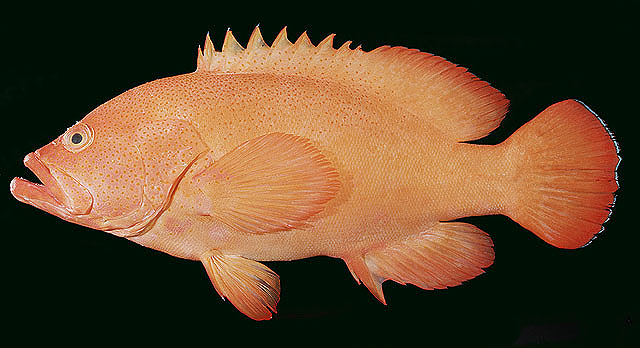
#> input picture shared_data/randalls_fish/Cephalopholis aurantia_Ceaur_u3.jpg, 640 x 348 px; its folder holds only this picture in this run
$ python optional_image_transformations.py
#> lines starting #> are read from the running program, lines starting #| are printed output that depends on the picture
"""Optional image transformations adapted from the previous assignment."""

from pathlib import Path

import matplotlib.pyplot as plt
from PIL import Image, ImageOps


PREP_DIR = Path(__file__).resolve().parents[1]
image_path = sorted((PREP_DIR / "shared_data" / "randalls_fish").glob("*.jpg"))[0]

with Image.open(image_path) as opened_image:
#> opened_image is the input picture: PIL image 640x348 RGB; mean R, G, B 97.4, 71.5, 44.9
    original = opened_image.convert("RGB")

resized = original.resize((224, 224))
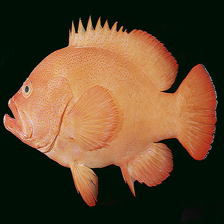
#> resized: PIL image 224x224 RGB; mean R, G, B 97.4, 71.5, 44.9
grayscale = ImageOps.grayscale(original)
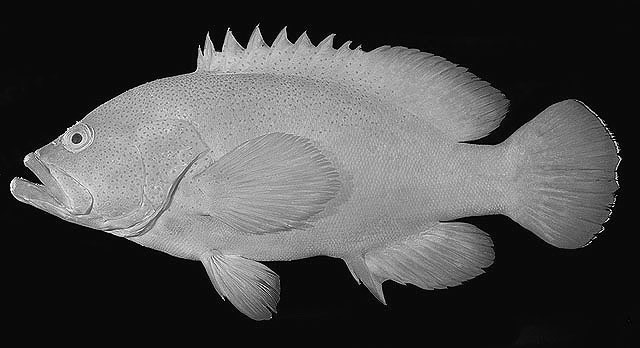
#> grayscale: PIL image 640x348 L; min 0, max 255, mean 76.1
flipped = ImageOps.mirror(original)
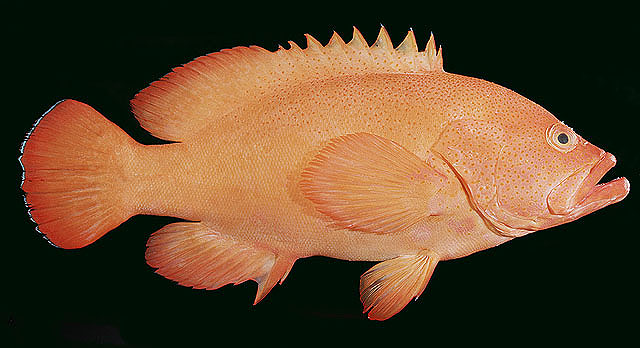
#> flipped: PIL image 640x348 RGB; mean R, G, B 97.4, 71.5, 44.9

width, height = original.size
#> width = 640; height = 348
crop_size = min(width, height)
#> crop_size = 348
left = (width - crop_size) // 2
#> left = 146
top = (height - crop_size) // 2
#> top = 0
cropped = original.crop((left, top, left + crop_size, top + crop_size))
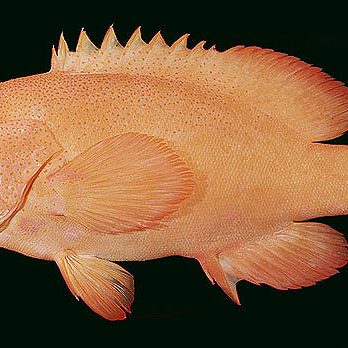
#> cropped: PIL image 348x348 RGB; mean R, G, B 132.5, 94.2, 59.8

fig, axes = plt.subplots(1, 5, figsize=(16, 4))
examples = [original, resized, cropped, grayscale, flipped]
titles = ["Original", "Resized", "Center crop", "Grayscale", "Flipped"]

for ax, example, title in zip(axes, examples, titles):
    ax.imshow(example, cmap="gray" if title == "Grayscale" else None)
    ax.set_title(title)
    ax.axis("off")
#> this loop made 5 passes
#> title on passes 1 to 5: 'Original', 'Resized', 'Center crop', 'Grayscale', 'Flipped'

fig.tight_layout()
plt.show()

# Optional questions:
# 1. Which transformations preserve your ecological label or measurement?
# 2. Which transformations could create an unrealistic observation?
# 3. Add one Pillow transformation and explain whether you would use it.

$ run again, on shared_data/randalls_fish/Oxycheilinus bimaculatus_Oxbim_u7.jpg
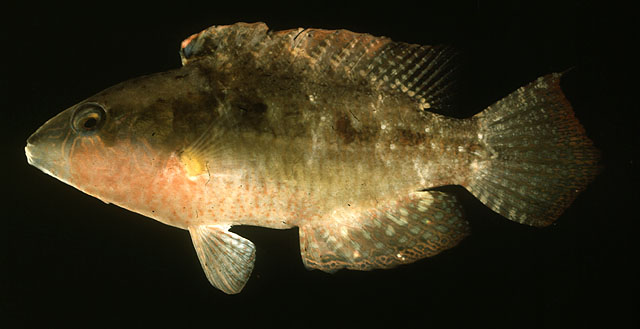
#> input picture shared_data/randalls_fish/Oxycheilinus bimaculatus_Oxbim_u7.jpg, 640 x 329 px
#> opened_image is the input picture: PIL image 640x329 RGB; mean R, G, B 57.7, 50.2, 28.1
#> `resized = original.resize((224, 224))`:
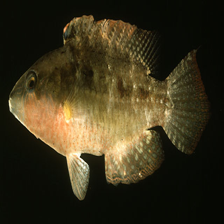
#> resized: PIL image 224x224 RGB; mean R, G, B 57.7, 50.2, 28.1
#> `cropped = original.crop((left, top, left + crop_size, top + crop_size))`:
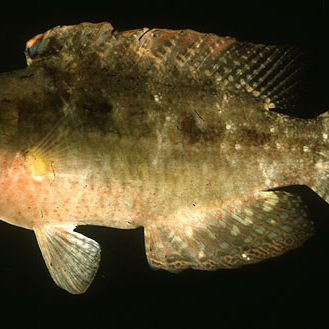
#> cropped: PIL image 329x329 RGB; mean R, G, B 83.6, 71.7, 41.2
#> the loop `for ax, example, title in zip(axes, examples, titles):` made 5 passes
#> title on passes 1 to 5: 'Original', 'Resized', 'Center crop', 'Grayscale', 'Flipped'

$ run again, on shared_data/randalls_fish/Oxycheilinus digramma_Oxdig_u4.jpg
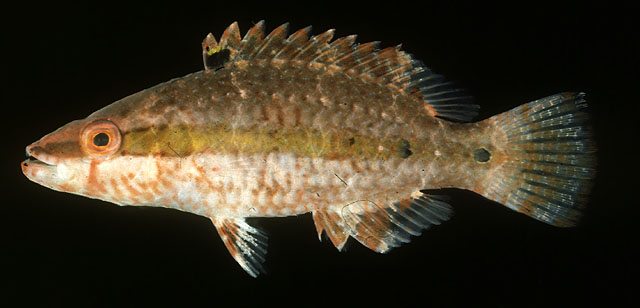
#> input picture shared_data/randalls_fish/Oxycheilinus digramma_Oxdig_u4.jpg, 640 x 308 px
#> opened_image is the input picture: PIL image 640x308 RGB; mean R, G, B 58.4, 50.2, 33.6
#> `resized = original.resize((224, 224))`:
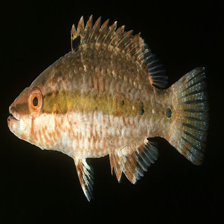
#> resized: PIL image 224x224 RGB; mean R, G, B 58.4, 50.2, 33.6
#> `cropped = original.crop((left, top, left + crop_size, top + crop_size))`:
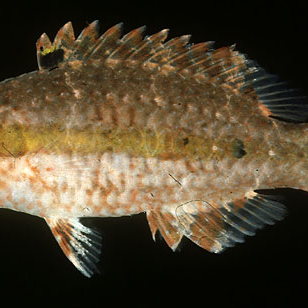
#> cropped: PIL image 308x308 RGB; mean R, G, B 81.6, 69.1, 47.3
#> the loop `for ax, example, title in zip(axes, examples, titles):` made 5 passes
#> title on passes 1 to 5: 'Original', 'Resized', 'Center crop', 'Grayscale', 'Flipped'

$ run again, on shared_data/randalls_fish/female_Genicanthus watanabei_Gewat_f1.jpg
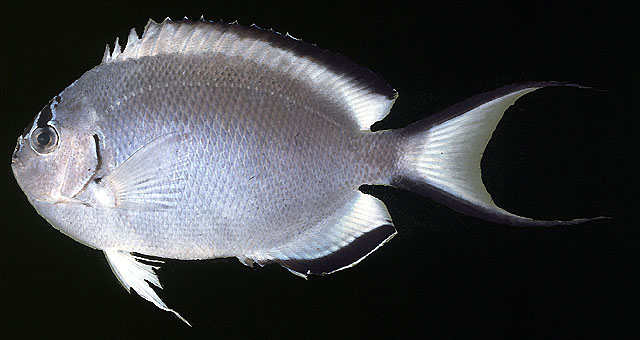
#> input picture shared_data/randalls_fish/female_Genicanthus watanabei_Gewat_f1.jpg, 640 x 340 px
#> opened_image is the input picture: PIL image 640x340 RGB; mean R, G, B 64.1, 65.3, 68
#> `flipped = ImageOps.mirror(original)`:
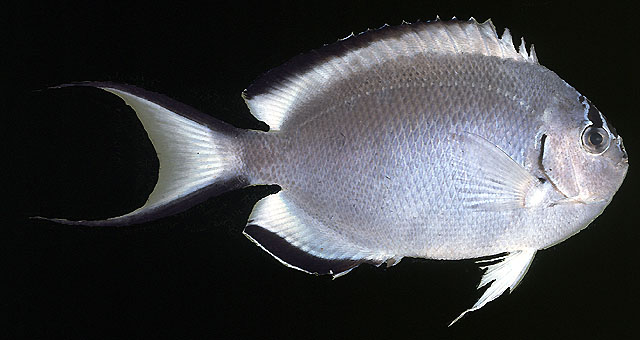
#> flipped: PIL image 640x340 RGB; mean R, G, B 64.1, 65.3, 68
#> `cropped = original.crop((left, top, left + crop_size, top + crop_size))`:
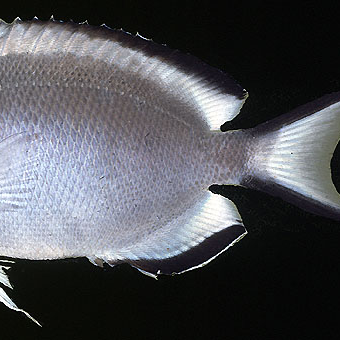
#> cropped: PIL image 340x340 RGB; mean R, G, B 79.9, 81.1, 86
#> the loop `for ax, example, title in zip(axes, examples, titles):` made 5 passes
#> title on passes 1 to 5: 'Original', 'Resized', 'Center crop', 'Grayscale', 'Flipped'

$ run again, on shared_data/randalls_fish/Cirrhilabrus punctatus_Cipun_u4.jpg
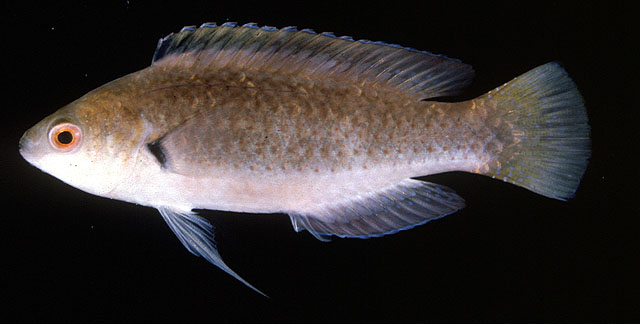
#> input picture shared_data/randalls_fish/Cirrhilabrus punctatus_Cipun_u4.jpg, 640 x 324 px
#> opened_image is the input picture: PIL image 640x324 RGB; mean R, G, B 55.2, 49.7, 48.4
#> `cropped = original.crop((left, top, left + crop_size, top + crop_size))`:
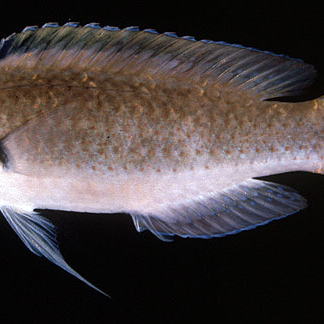
#> cropped: PIL image 324x324 RGB; mean R, G, B 72.7, 64.6, 64.8
#> the loop `for ax, example, title in zip(axes, examples, titles):` made 5 passes
#> title on passes 1 to 5: 'Original', 'Resized', 'Center crop', 'Grayscale', 'Flipped'
